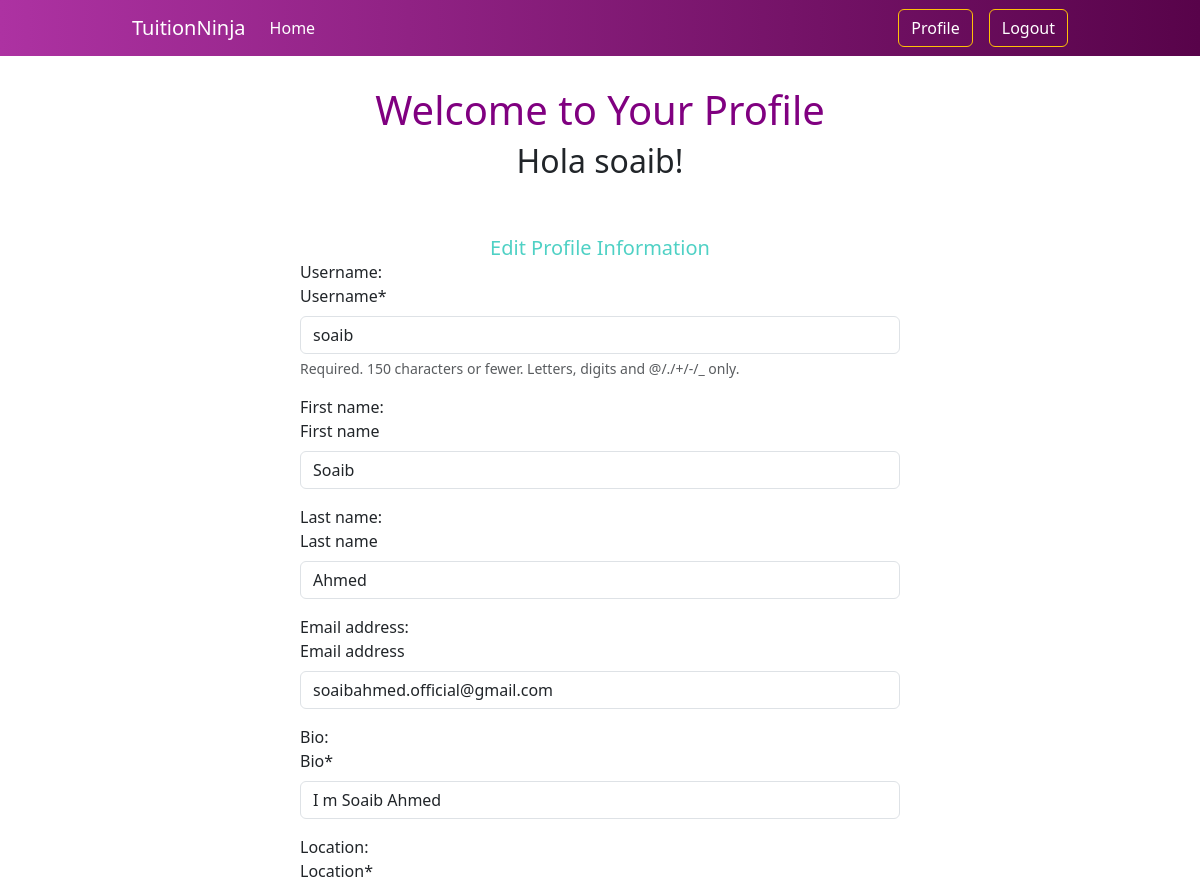
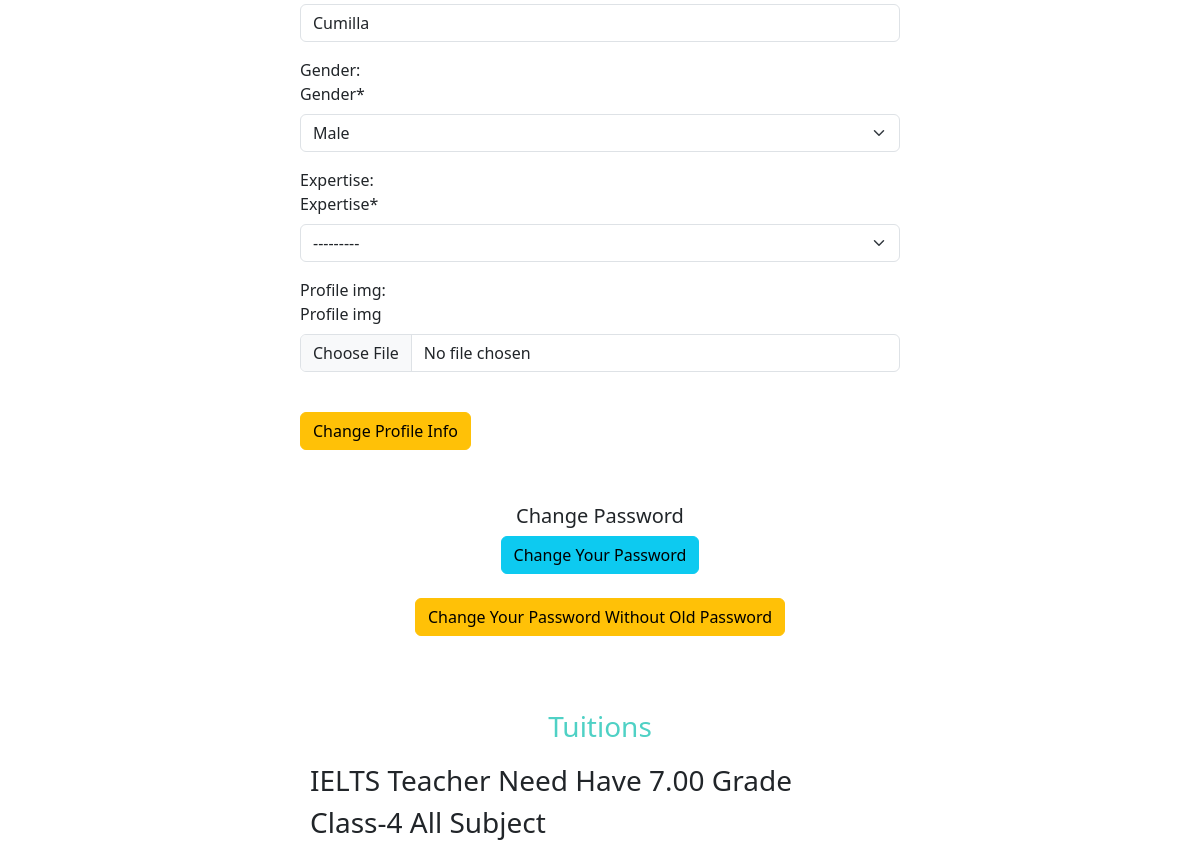
The app's page /profile/ (signed in) with its own data (2 pictures, top to bottom).
### authentication/models.py (models this page shows)
class UserProfile(models.Model):
    user = models.OneToOneField(User, on_delete=models.CASCADE)
    bio = models.CharField(max_length=1000, verbose_name='Bio')
    location = models.CharField(max_length=1000, verbose_name='Location')
    gender = models.CharField(max_length=10, choices=GENDER_TYPE)
    expertise = models.CharField(max_length=20, choices=EXPERTIES_TYPE)
    profile_img = models.ImageField(upload_to='authentication/media/uploads/', blank=True, null=True)
    email_confirmed = models.BooleanField(default=False, verbose_name='Email Confirmed')

### tuitions/models.py (models this page shows, shortened)
class Tuition(models.Model):
    admin = models.ForeignKey(User, on_delete=models.CASCADE)
    title = models.CharField(max_length=200)
    description = models.TextField()
    subjects = models.CharField(max_length=1000, null=False, verbose_name='Subjects')
    type = models.CharField(max_length=200, null=False, verbose_name='Type')
    grade = models.CharField(max_length=200, null=False, verbose_name='Class', choices=CLASS_CHOICES)
    gender = models.CharField(max_length=10, choices=GENDER_TYPE)
    pref_gender = models.CharField(max_length=20, choices=GENDER_TYPE, verbose_name='Preferred Gender')
    student_count = models.IntegerField(verbose_name='Student Count')
    teaching_time = models.CharField(max_length=200, verbose_name='Teaching Time')
    days_per_week = models.IntegerField(null=False, verbose_name='How many days a week')
    location = models.CharField(max_length=1000, null=False, verbose_name='Location')
    monthly_salary = models.IntegerField(null=False, verbose_name='Monthly Salary')
    availability = models.BooleanField(default=True)

### authentication/views.py (the view)
# urls.py: path('profile/', views.profile, name='profile'),
@login_required
def profile(request):
    user = request.user
    user_profile, created = UserProfile.objects.get_or_create(user=user)
    if request.method == 'POST':
        user_form = ChangeUserData(request.POST, instance=user)
        profile_form = UserProfileForm(request.POST, request.FILES, instance=user_profile)
        if user_form.is_valid() and profile_form.is_valid():
            user_form.save()
            profile_form.save()
            messages.success(request, 'Profile updated successfully')
    else:
        user_form = ChangeUserData(instance=user)
        profile_form = UserProfileForm(instance=user_profile)
    tuitions = Tuition.objects.filter(tuitionapplication__user=user, tuitionapplication__is_accepted=True)
    return render(request, 'profile.html', {'user_form': user_form, 'profile_form': profile_form, 'tuitions': tuitions})

### authentication/forms.py
class ChangeUserData(UserChangeForm):
    password = None
    class Meta:
        model = User
        fields = ['username', 'first_name', 'last_name', 'email']

class UserProfileForm(forms.ModelForm):
    class Meta:
        model = UserProfile
        fields = ['bio', 'location', 'gender', 'expertise', 'profile_img']

### authentication/templates/profile.html (shortened to what this page needs)
{% extends 'base.html' %}
{% load crispy_forms_tags %}
{% load static %}
{% block content %}
<div >
    <div style="width: 70%; margin: 0 auto; text-align: center; padding-top: 30px;">
        <h1 style="color:  purple;">Welcome to Your Profile</h1>
        <h2>Hola {{ user }}!</h2>
    </div>
<br/>
<div class="col-12 mt-4">
    <h5 style="width: 70%; margin: 0 auto;text-align: center; color: #4fd1c5;">Edit Profile Information</h5>
    <form method="post" style="width: 50%; margin: auto" novalidate>
        {% for fm in user_form %}
            <div class="form-group">
                <label>{{ fm.label_tag }}</label>
                {{ fm|as_crispy_field }}
            </div>
        {% endfor %}
        {% for fm in profile_form %}
            {% if fm.label_tag != 'First name' %}
                <div class="form-group">
                    <label>{{ fm.label_tag }}</label>
                    {{ fm|as_crispy_field }}
                </div>
            {% endif %}
        {% endfor %}
        <br/>
        <button class="btn btn-warning" type="submit">Change Profile Info</button>
    </form>
</div>
<div style="width: 70%; margin: 0 auto; text-align: center; padding-top: 30px;" class="mt-4">
    <h5>Change Password</h5>
    <p>
        <a class="btn btn-info" href="{% url 'passchange' %}">Change Your Password</a>
        <br><br><a class="btn btn-warning" href="{% url 'passchange2' %}">Change Your Password Without Old Password</a>
    </p>
</div>
<br/>
<br/>
<div class="col-12 mt-auto" style="padding-bottom: 10px;">
    <h3 style="width: 70%; margin: 0 auto;text-align: center; color: #4fd1c5;padding: 10px; padding-bottom: 10px; width: 600;">Tuitions</h3>
    <form method="post" style="width: 50%; margin: auto;padding: 10px;" novalidate>
        {% for tuition in tuitions %}
            <div class="form-group">
                <h3>{{ tuition.title }}</h3>
            </div>
        {% endfor %}
        <br/>
    </form>
</div>
</div>
{% endblock %}

### records on screen
UserProfile: profile_form "I m Soaib Ahmed" "Cumilla" "Male" "---------"
Tuition: title "IELTS Teacher Need Have 7.00 Grade"
Tuition: title "Class-4 All Subject"

### other values on screen
{{ user }} "soaib"
{{ fm.label_tag }} "Username:" "First name:" "Last name:" "Email address:"
{{ fm.label_tag }} "Bio:" "Location:" "Gender:" "Expertise:" "Profile img:"
